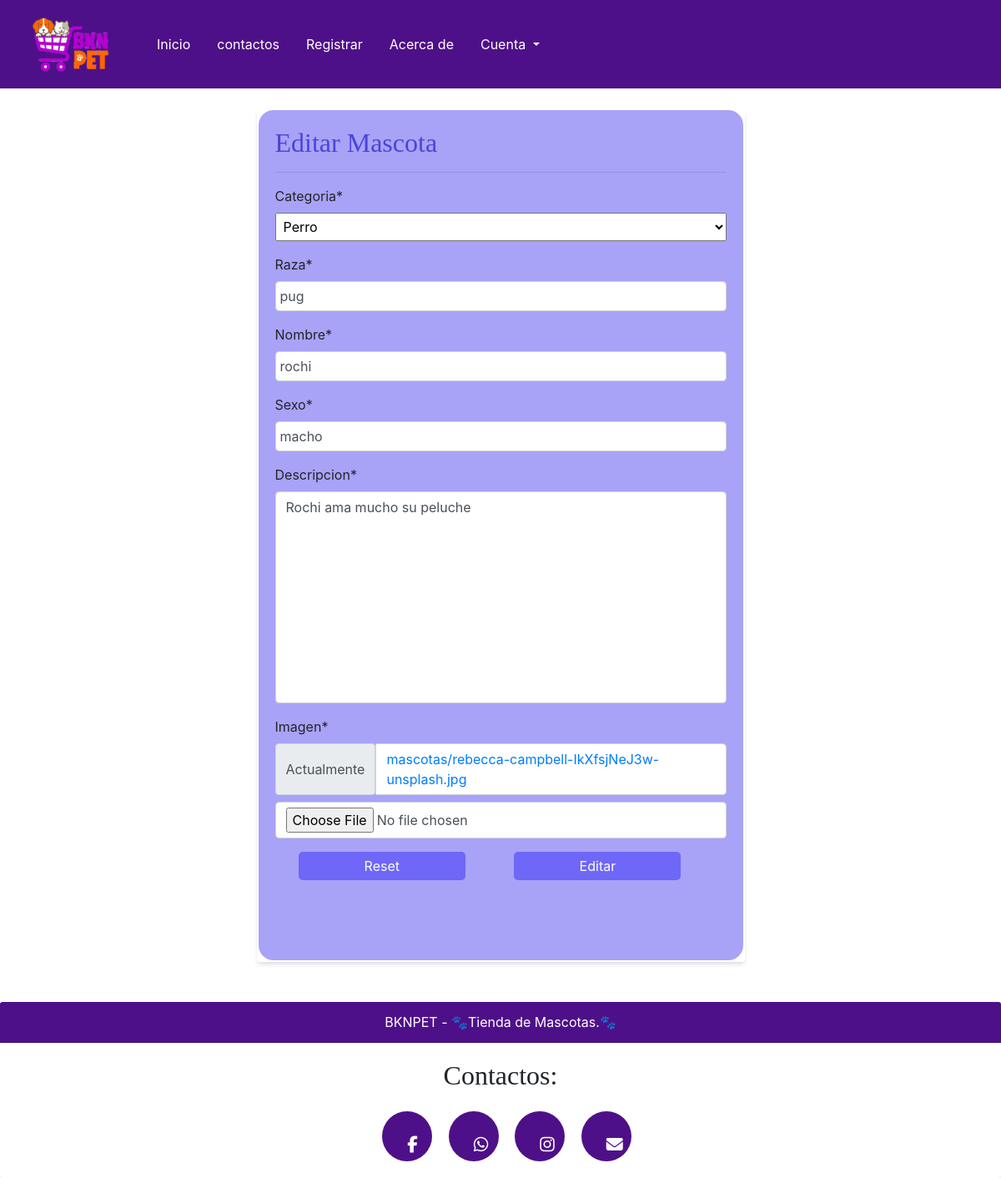
/modificar_mascota/1/, run on the app's committed database.
### app/models.py (models this page shows, shortened)
class Mascota(models.Model):
    categoria = models.ForeignKey(Categoria, on_delete=models.PROTECT)
    raza = models.CharField(max_length=30)
    nombre = models.CharField(max_length=30)
    sexo = models.CharField(max_length=10, null=True)
    descripcion = models.TextField()
    imagen = models.ImageField(upload_to="mascotas", null=True)

class Categoria(models.Model):
    nombre = models.CharField(max_length=50)
    def __str__(self):
        return self.nombre

### app/views.py (the view, shortened to what this page needs)
# urls.py: path('modificar_mascota/<int:id>/', modificar_mascota, name="modificar_mascota"),
def modificar_mascota(request, id):
    mascota = get_object_or_404(Mascota, id=id)
    data = {
        'form' : MascotaForm(instance=mascota)
    }
    return render(request, 'ADOP/modificar_pet.html',data)

### app/forms.py
class MascotaForm(forms.ModelForm):
    class Meta:
        model = Mascota
        fields = '__all__'

### app/templates/ADOP/modificar_pet.html (shortened to what this page needs)
{%extends 'app/base.html'%}
{% load static %}
{% block css %}
<link rel="stylesheet" href="https://cdn.jsdelivr.net/npm/bootstrap@4.0.0/dist/css/bootstrap.min.css"
integrity="sha384-Gn5384xqQ1aoWXA+058RXPxPg6fy4IWvTNh0E263XmFcJlSAwiGgFAW/dAiS6JXm">
<link rel="stylesheet" href="{% static 'app/css/estilos_3.css' %}">
<link rel="stylesheet" href="{% static 'app/css/estilos_1.css'%}">
{% endblock %}
{% block contenido %}
{% load crispy_forms_tags %}
<body style="background-image: url({% static 'app/img/krista-mangulsone-9gz3wfHr65U-unsplash.jpg'%})"
<br><br>
<div class="row">
    <div class="col-12 col-md-6 offset-md-3">
        <div class="card">
            <div class="card-body" style="background-color: #a8a3f7; border-radius: 20px; border: 2px solid white;">
                <div class="form">
                    <h2 class="titulo" style="color: #4b44db;">Editar Mascota</h2>
                    <hr>
                    <form action="" method="post" enctype="multipart/form-data"  >
                        {{ form | crispy }}
                        <div class="d-flex justify-content-end ">
                            <input type="reset" name="Cancelar" class="button btn-secondary" style="background-color: #6e67f7;">
                            <input type="submit" value="Editar" class="button btn-primary" style="background-color: #6e67f7;">
                        </div>
                    </form>
                </div>
            </div>
        </div>
    </div>
</div>
{% endblock %}

### app/static/app/css/estilos_1.css (style rules this page uses)
body { margin: 0cm; }
.card { border: 0 !important; box-shadow: 0 4px 6px -1px rgba(0,0,0,0.1), 0 2px 4px -1px rgba(0,0,0,0.06); }
.titulo { color: #4e1088; }
#container_01 h1,h2 { font-family: cursive; }

### app/static/app/css/estilos_3.css (style rules this page uses)
input[type=text], input[type=email], input[type=number], select, textarea { width: 100%; padding: 5px; }
textarea { resize: none; }
.button { padding:5px 10px; border: none; border-radius: 5px; margin-right: 10%; cursor: pointer; width: 200px; margin-bottom: 14%; }

### data on the page
Mascota: categoria "Perro", raza "pug", sexo "macho", descripcion "Rochi ama mucho su peluche"
Categoria: nombre "rochi"
